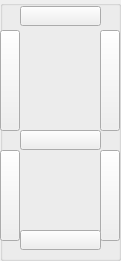
    <widget class="QGroupBox" name="equal_5">
     <property name="geometry">
      <rect>
       <x>860</x>
       <y>50</y>
       <width>121</width>
       <height>261</height>
      </rect>
     </property>
     <property name="title">
      <string/>
     </property>
     <widget class="QPushButton" name="pos_5_5">
      <property name="geometry">
       <rect>
        <x>0</x>
        <y>150</y>
        <width>20</width>
        <height>91</height>
       </rect>
      </property>
      <property name="acceptDrops">
       <bool>false</bool>
      </property>
      <property name="text">
       <string/>
      </property>
      <property name="icon">
       <iconset resource="match.qrc">
        <normaloff>:/newPrefix/Match.jpg</normaloff>:/newPrefix/Match.jpg</iconset>
      </property>
      <property name="iconSize">
       <size>
        <width>15</width>
        <height>80</height>
       </size>
      </property>
      <property name="autoRepeat">
       <bool>false</bool>
      </property>
      <property name="autoExclusive">
       <bool>false</bool>
      </property>
     </widget>
     <widget class="QPushButton" name="pos_5_3">
      <property name="geometry">
       <rect>
        <x>100</x>
        <y>150</y>
        <width>20</width>
        <height>91</height>
       </rect>
      </property>
      <property name="acceptDrops">
       <bool>false</bool>
      </property>
      <property name="text">
       <string/>
      </property>
      <property name="icon">
       <iconset resource="match.qrc">
        <normaloff>:/newPrefix/Match.jpg</normaloff>:/newPrefix/Match.jpg</iconset>
      </property>
      <property name="iconSize">
       <size>
        <width>15</width>
        <height>80</height>
       </size>
      </property>
      <property name="autoRepeat">
       <bool>false</bool>
      </property>
      <property name="autoExclusive">
       <bool>false</bool>
      </property>
     </widget>
     <widget class="QPushButton" name="pos_5_1">
      <property name="geometry">
       <rect>
        <x>20</x>
        <y>6</y>
        <width>81</width>
        <height>20</height>
       </rect>
      </property>
      <property name="text">
       <string/>
      </property>
      <property name="icon">
       <iconset>
        <normaloff>match_heng.jpg</normaloff>match_heng.jpg</iconset>
      </property>
      <property name="iconSize">
       <size>
        <width>65</width>
        <height>30</height>
       </size>
      </property>
     </widget>
     <widget class="QPushButton" name="pos_5_6">
      <property name="geometry">
       <rect>
        <x>0</x>
        <y>30</y>
        <width>20</width>
        <height>101</height>
       </rect>
      </property>
      <property name="acceptDrops">
       <bool>false</bool>
      </property>
      <property name="text">
       <string/>
      </property>
      <property name="icon">
       <iconset resource="match.qrc">
        <normaloff>:/newPrefix/Match.jpg</normaloff>:/newPrefix/Match.jpg</iconset>
      </property>
      <property name="iconSize">
       <size>
        <width>15</width>
        <height>80</height>
       </size>
      </property>
      <property name="autoRepeat">
       <bool>false</bool>
      </property>
      <property name="autoExclusive">
       <bool>false</bool>
      </property>
     </widget>
     <widget class="QPushButton" name="pos_5_2">
      <property name="geometry">
       <rect>
        <x>100</x>
        <y>30</y>
        <width>20</width>
        <height>101</height>
       </rect>
      </property>
      <property name="acceptDrops">
       <bool>false</bool>
      </property>
      <property name="text">
       <string/>
      </property>
      <property name="icon">
       <iconset resource="match.qrc">
        <normaloff>:/newPrefix/Match.jpg</normaloff>:/newPrefix/Match.jpg</iconset>
      </property>
      <property name="iconSize">
       <size>
        <width>15</width>
        <height>80</height>
       </size>
      </property>
      <property name="autoRepeat">
       <bool>false</bool>
      </property>
      <property name="autoExclusive">
       <bool>false</bool>
      </property>
     </widget>
     <widget class="QPushButton" name="pos_5_7">
      <property name="geometry">
       <rect>
        <x>20</x>
        <y>130</y>
        <width>81</width>
        <height>20</height>
       </rect>
      </property>
      <property name="text">
       <string/>
      </property>
      <property name="icon">
       <iconset>
        <normaloff>match_heng.jpg</normaloff>match_heng.jpg</iconset>
      </property>
      <property name="iconSize">
       <size>
        <width>65</width>
        <height>30</height>
       </size>
      </property>
     </widget>
     <widget class="QPushButton" name="pos_5_4">
      <property name="geometry">
       <rect>
        <x>20</x>
        <y>230</y>
        <width>81</width>
        <height>20</height>
       </rect>
      </property>
      <property name="text">
       <string/>
      </property>
      <property name="icon">
       <iconset>
        <normaloff>match_heng.jpg</normaloff>match_heng.jpg</iconset>
      </property>
      <property name="iconSize">
       <size>
        <width>65</width>
        <height>30</height>
       </size>
      </property>
     </widget>
    </widget>
